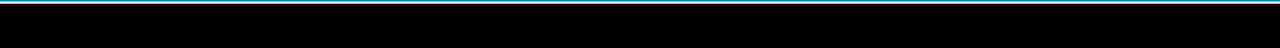

A 2D game scene composited from a Tiled map and its tileset images. What follows is a short description and the map's XML, with every tile layer's data as written:
An orthogonal 80x3 tile map with 16x16 px tiles, 1 tile layer (Tile Layer 1).

<map version="1.10" tiledversion="1.11.0" orientation="orthogonal" renderorder="right-down" width="80" height="3" tilewidth="16" tileheight="16" infinite="0" nextlayerid="2" nextobjectid="1">
 <tileset firstgid="1" name="b" tilewidth="16" tileheight="16" tilecount="90" columns="9">
  <image source="Neon Tiles.png" trans="ff00ff" width="144" height="160" />
 </tileset>
 <layer id="1" name="Tile Layer 1" width="80" height="3">
  <data encoding="csv">
2,2,2,2,2,2,2,2,2,2,2,2,2,2,2,2,2,2,2,2,2,2,2,2,2,2,2,2,2,2,2,2,2,2,2,2,2,2,2,2,2,2,2,2,2,2,2,2,2,2,2,2,2,2,2,2,2,2,2,2,2,2,2,2,2,2,2,2,2,2,2,2,2,2,2,2,2,2,2,2,
37,37,37,37,37,37,37,37,37,37,37,37,37,37,37,37,37,37,37,37,37,37,37,37,37,37,37,37,37,37,37,37,37,37,37,37,37,37,37,37,37,37,37,37,37,37,37,37,37,37,37,37,37,37,37,37,37,37,37,37,37,37,37,37,37,37,37,37,37,37,37,37,37,37,37,37,37,37,37,37,
37,37,37,37,37,37,37,37,37,37,37,37,37,37,37,37,37,37,37,37,37,37,37,37,37,37,37,37,37,37,37,37,37,37,37,37,37,37,37,37,37,37,37,37,37,37,37,37,37,37,37,37,37,37,37,37,37,37,37,37,37,37,37,37,37,37,37,37,37,37,37,37,37,37,37,37,37,37,37,37
</data>
 </layer>
</map>
